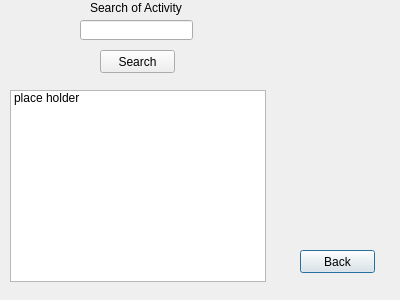
<?xml version="1.0" encoding="UTF-8"?>
<ui version="4.0">
 <class>ActivitySearch</class>
 <widget class="QDialog" name="ActivitySearch">
  <property name="geometry">
   <rect>
    <x>0</x>
    <y>0</y>
    <width>400</width>
    <height>300</height>
   </rect>
  </property>
  <property name="windowTitle">
   <string>Dialog</string>
  </property>
  <widget class="QLabel" name="label">
   <property name="geometry">
    <rect>
     <x>90</x>
     <y>0</y>
     <width>141</width>
     <height>16</height>
    </rect>
   </property>
   <property name="text">
    <string>Search of Activity</string>
   </property>
  </widget>
  <widget class="QListWidget" name="listWidget">
   <property name="geometry">
    <rect>
     <x>10</x>
     <y>90</y>
     <width>256</width>
     <height>192</height>
    </rect>
   </property>
   <item>
    <property name="text">
     <string>place holder</string>
    </property>
   </item>
  </widget>
  <widget class="QLineEdit" name="lineEdit">
   <property name="geometry">
    <rect>
     <x>80</x>
     <y>20</y>
     <width>113</width>
     <height>20</height>
    </rect>
   </property>
  </widget>
  <widget class="QPushButton" name="back">
   <property name="geometry">
    <rect>
     <x>300</x>
     <y>250</y>
     <width>75</width>
     <height>23</height>
    </rect>
   </property>
   <property name="text">
    <string>Back</string>
   </property>
  </widget>
  <widget class="QPushButton" name="searchButton">
   <property name="geometry">
    <rect>
     <x>100</x>
     <y>50</y>
     <width>75</width>
     <height>23</height>
    </rect>
   </property>
   <property name="text">
    <string>Search</string>
   </property>
  </widget>
 </widget>
 <resources/>
 <connections/>
</ui>
